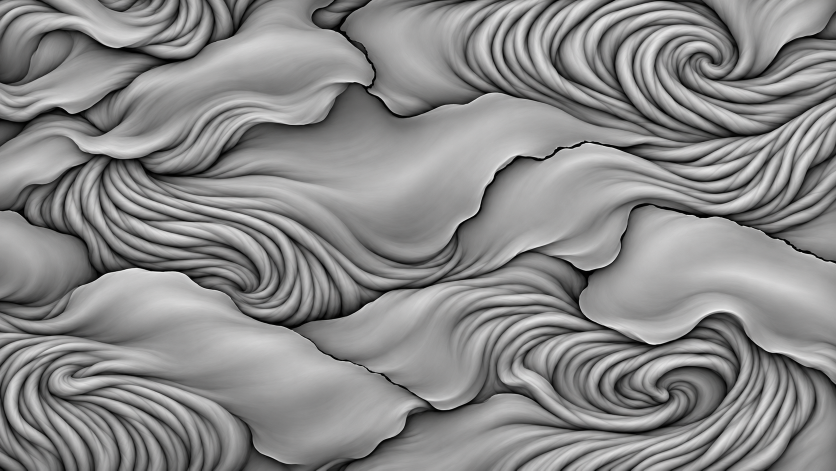
#> input picture assets-src/heart/gen/coil-h1.png, 1672 x 941 px (shown at 1/2 size); its folder holds 4 pictures in this run
$ python make-coil-sheet.py
#> lines starting #> are read from the running program, lines starting #| are printed output that depends on the picture; long printed decimals are rounded
# Makes the crust's slab sheet from two generated pictures under assets-src/heart/gen/: coil-t1 (the crust seen straight down)
# and coil-h1 (its height, drawn by the model from coil-t1, form for form).
# Run: python3 assets-src/heart/make-coil-sheet.py   (numpy, scipy, Pillow)
# Two data pictures (JPEG, 4:4:4), r, g the slope of the height in both: coil-nh.jpg has the height in b (for the relief),
# coil-nt.jpg the tone (for the paint): how dark a furrow and how pale a crest is, with the photograph's own grain.
import os
import numpy as np
from PIL import Image
from scipy.ndimage import gaussian_filter

ROOT = os.path.abspath(os.path.join(os.path.dirname(__file__), '..', '..'))
GEN = os.path.join(ROOT, 'assets-src', 'heart', 'gen')
OUT = os.path.join(ROOT, 'public', 'assets', 'heart', 'mat')
W, H = 2048, 1024
SLOPE = 5.0


def smooth(a, b, x):
    t = np.clip((x - a) / (b - a), 0, 1)
    return t * t * (3 - 2 * t)


def load(name):
#> called with name = 'coil-h1'
    im = Image.open(os.path.join(GEN, name + '.png')).convert('L').resize((W, H), Image.LANCZOS)
    return np.asarray(im).astype(np.float32) / 255.0
#> call 2 of load, with name = 'coil-t1'
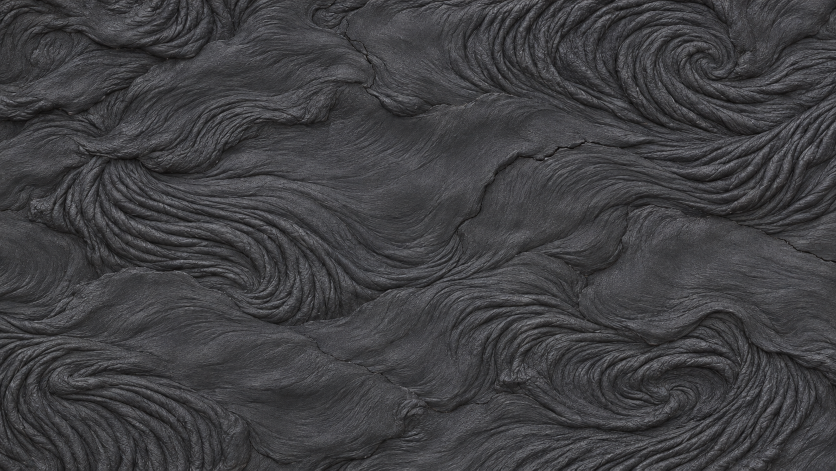
#> input picture assets-src/heart/gen/coil-t1.png, 1672 x 941 px (shown at 1/2 size)


# The middle stays; toward two edges the picture fades into itself shifted by half its size, whose own middle is whole there.
def wrap(a, band=0.1):
    for axis in (0, 1):
        n = a.shape[axis]
        idx = np.arange(n)
        edge = np.minimum(idx, n - 1 - idx) / n
        w = smooth(0, band, edge)
        shape = [1, 1]
        shape[axis] = n
        w = w.reshape(shape)
        a = a * w + np.roll(a, n // 2, axis=axis) * (1 - w)
    return a


def blur(a, s):
#> called with s = 0.7
    return gaussian_filter(a, s, mode='wrap')


h = load('coil-h1')
lum = load('coil-t1')
# The drawn height is clean: the photograph's own wrinkles (finer than five texels) are laid on it as a skin a fiftieth as tall.
fine = blur(lum, 0.7) - blur(lum, 5.0)
fine = fine / (fine.std() + 1e-6)
# The broad light and dark of the drawn height is not relief: the film stacks its slabs itself.
broad = blur(h, 150.0)
#> call 3 of blur, with s = 150
#> in blur (call 3), `return gaussian_filter(a, s, mode='wrap')`:
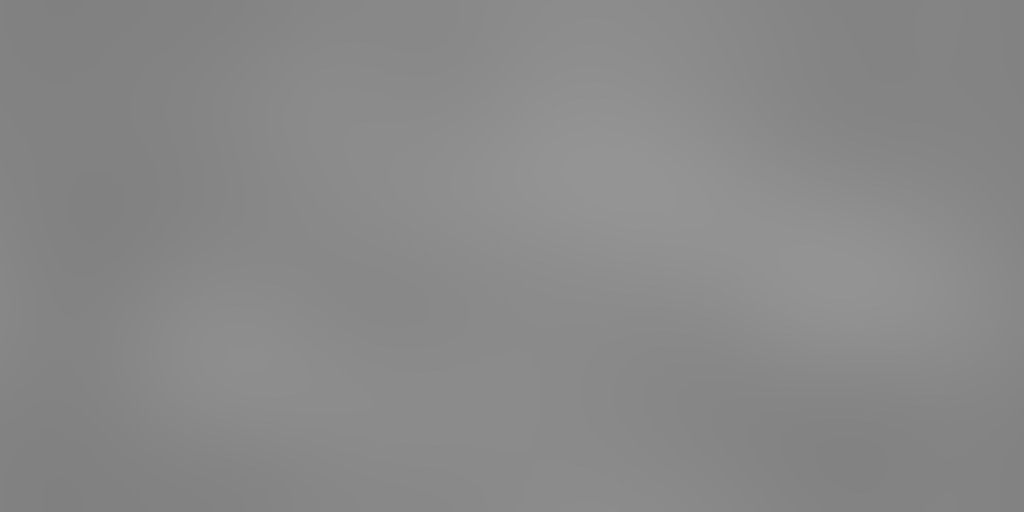
#> returned value: shape (1024, 2048) float32 (shown at 1/2 size); min 0.505, max 0.584, mean 0.538
h = h - 0.7 * (broad - broad.mean())
lo, hi = np.percentile(h, 0.3), np.percentile(h, 99.7)
#> lo = 0.00522; hi = 0.86
h = np.clip((h - lo) / (hi - lo), 0, 1)
h = np.clip(h + 0.014 * np.clip(fine, -2.5, 2.5), 0, 1)
h = wrap(h)
#> the loop in wrap, `for axis in (0, 1):` made 2 passes
#> pass 1, in wrap, `a = a * w + np.roll(a, n // 2, axis=axis) * (1 - w)`:
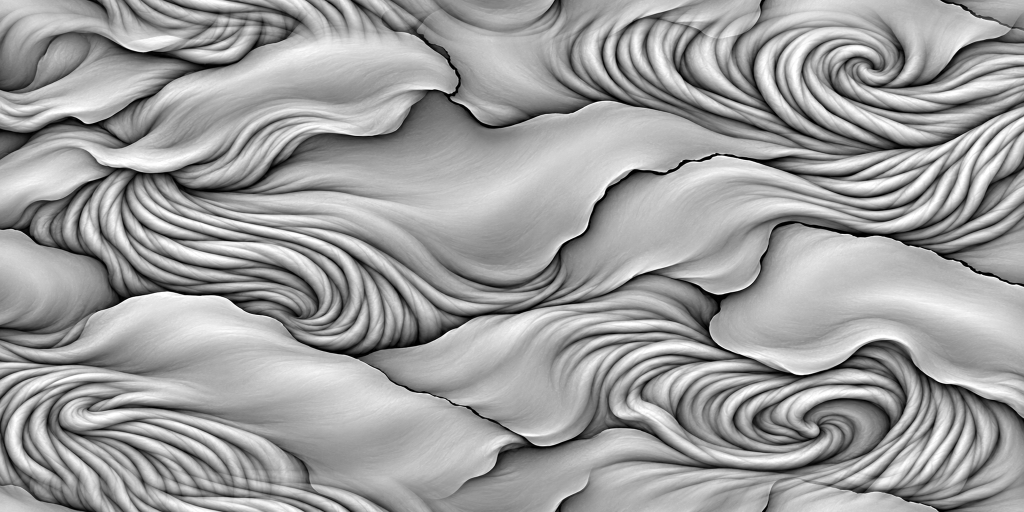
#> a: shape (1024, 2048) float64 (shown at 1/2 size); min 0, max 1, mean 0.624
dx = (np.roll(h, -1, 1) - np.roll(h, 1, 1)) * 0.5 * SLOPE
dy = (np.roll(h, -1, 0) - np.roll(h, 1, 0)) * 0.5 * SLOPE
print('slopes cut off:', float((np.abs(dx) > 1).mean()), float((np.abs(dy) > 1).mean()), 'mean height', float(h.mean()), 'std', float(h.std()))
#| slopes cut off: 0.001667 0.007604 mean height 0.6258 std 0.1911


def save(name, b):
#> called with name = 'coil-nh.jpg'
    px = np.stack([np.clip(0.5 + 0.5 * dx, 0, 1), np.clip(0.5 + 0.5 * dy, 0, 1), np.clip(b, 0, 1)], -1)
    Image.fromarray((px * 255 + 0.5).astype(np.uint8)).save(os.path.join(OUT, name), quality=93, subsampling=0)


save('coil-nh.jpg', h)
# The tone: a point that lies under its surround (a furrow between two cords, the foot of a slab, a crack) is dark, one
# that stands over it is pale; and on that the photograph's own light and dark, its broad part taken out. 0.5 is the mean.
cave = 0.0
for s_, wgt in ((3.0, 1.0), (9.0, 0.8), (28.0, 0.5)):
    cave = cave + wgt * (h - blur(h, s_))
cave = cave / (cave.std() + 1e-6)
lum = wrap(lum)
grain = lum - blur(lum, 40.0)
#> in blur (call 7), `return gaussian_filter(a, s, mode='wrap')`:
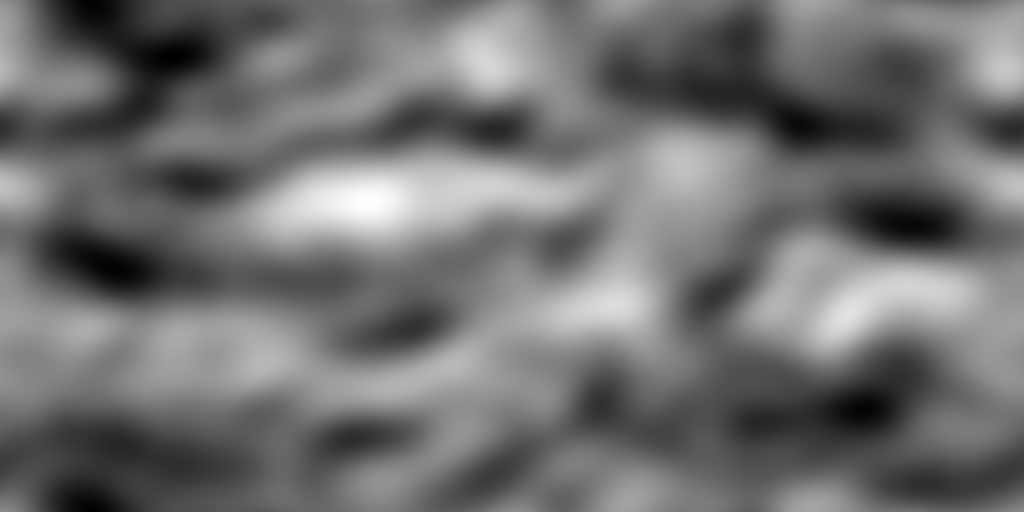
#> returned value: shape (1024, 2048) float64 (shown at 1/2 size); min 0.219, max 0.295, mean 0.252; drawn with min black and max white
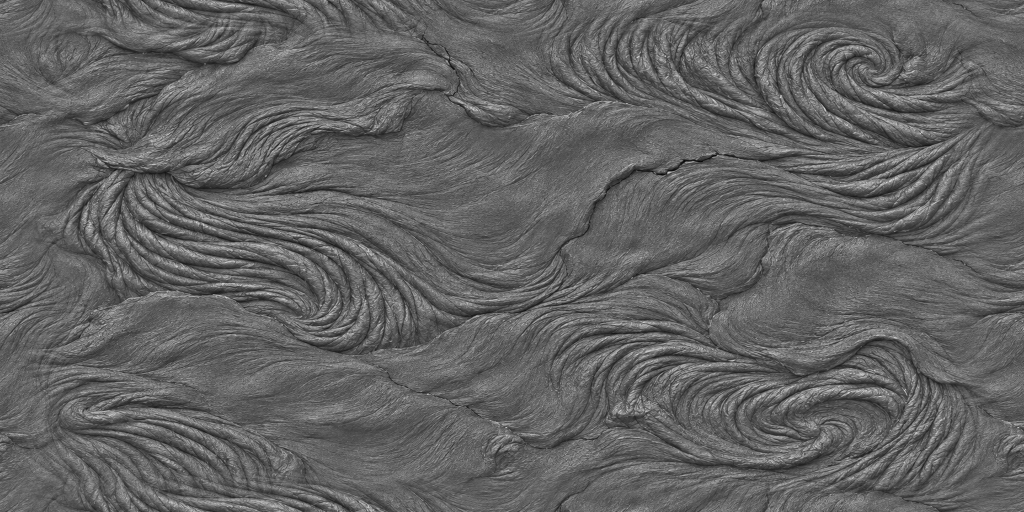
#> grain: shape (1024, 2048) float64 (shown at 1/2 size); min -0.263, max 0.414, mean -8.42e-18; drawn with min black and max white
grain = grain / (grain.std() + 1e-6)
tone = 0.5 + 0.13 * np.clip(cave, -3.0, 2.5) + 0.07 * np.clip(grain, -3.0, 3.0)
# A crack is black whatever lies round it.
tone = tone * smooth(0.0, 0.22, h)
#> in smooth (call 5), `t = np.clip((x - a) / (b - a), 0, 1)`:
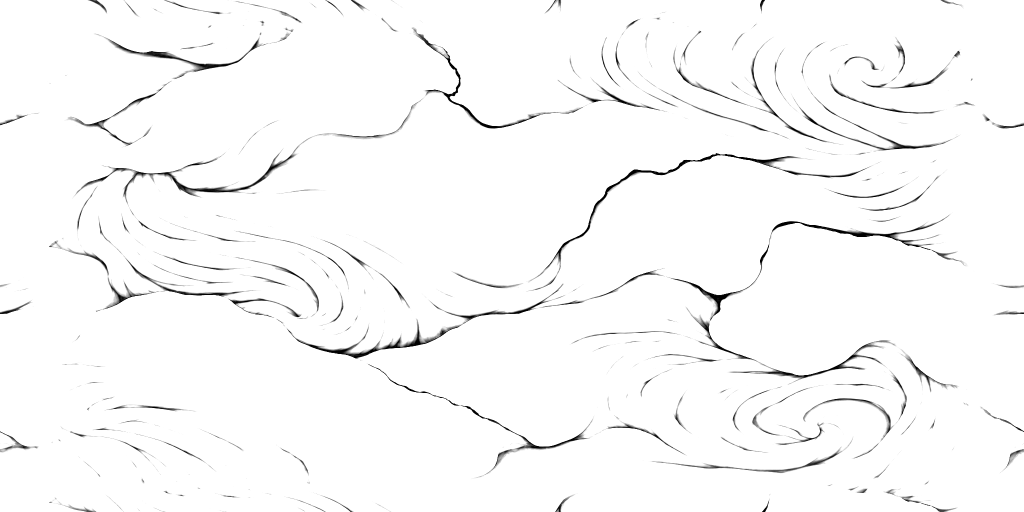
#> t: shape (1024, 2048) float64 (shown at 1/2 size); min 0, max 1, mean 0.979
print('tone mean', float(tone.mean()), 'std', float(tone.std()))
#| tone mean 0.5003 std 0.1721
save('coil-nt.jpg', tone)
#> call 2 of save, with name = 'coil-nt.jpg'
#> in save (call 2), `px = np.stack([np.clip(0.5 + 0.5 * dx, 0, 1), np.clip(0.5 + 0.5 * dy, ..`:
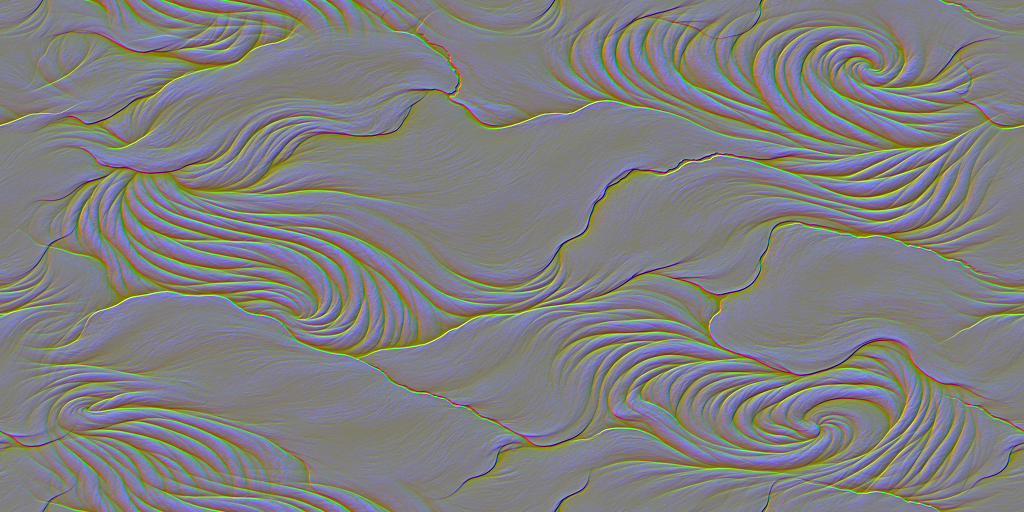
#> px: shape (1024, 2048, 3) float64 (shown at 1/2 size); mean of channels 0, 1, 2 0.5, 0.5, 0.5; drawn as R, G, B
